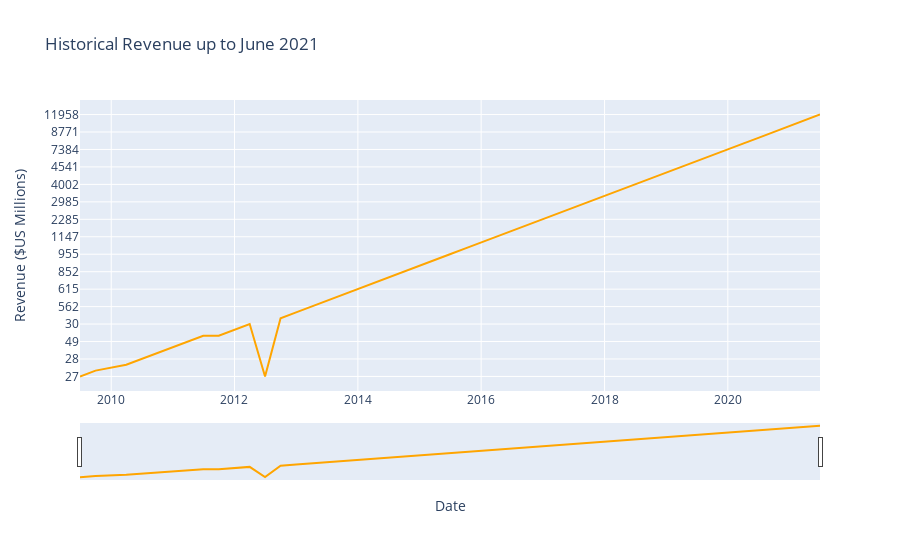

Notebook cell for this chart:
### Code cell
import plotly.graph_objects as go
import pandas as pd

# Assuming tesla_revenue is your DataFrame with 'Date' and 'Revenue' columns
# Ensure the Date column is in datetime format
tesla_revenue['Date'] = pd.to_datetime(tesla_revenue['Date'])

# Filter the data to include only dates up to '2021-06-30'
tesla_revenue_filtered = tesla_revenue[tesla_revenue['Date'] <= '2021-06-30']

# Sort the revenue data by date to ensure it is ascending
tesla_revenue_filtered = tesla_revenue_filtered.sort_values(by='Date')

# Define the make_graph function for revenue data only
def make_graph(revenue_data, title):
    # Create the figure for the Tesla revenue data
    fig = go.Figure()

    # Add Tesla revenue data as a line plot
    fig.add_trace(go.Scatter(x=revenue_data['Date'], y=revenue_data['Revenue'], 
                             mode='lines', name='Revenue (USD Millions)', line=dict(color='orange')))

    # Update layout to add a title and labels
    fig.update_layout(
        title=title,
        xaxis_title="Date",
        yaxis_title="Revenue ($US Millions)",
        xaxis_rangeslider_visible=True,  # Add range slider
        height=400  # Adjust height to match screenshot format
    )

    # Show the plot
    fig.show()

# Call the make_graph function with the filtered tesla_revenue data
make_graph(tesla_revenue_filtered, 'Historical Revenue up to June 2021')

### Figure 1 — Plotly figure (JSON) as saved in the notebook; plotly's stock layout.template omitted (floating-point values rounded to 4 significant figures)
{"data": [{"line": {"color": "orange"}, "mode": "lines", "name": "Revenue (USD Millions)", "type": "scatter", "x": ["2009-06-30T00:00:00", "2009-09-30T00:00:00", "2010-03-31T00:00:00", "2010-06-30T00:00:00", "2010-09-30T00:00:00", "2010-12-31T00:00:00", "2011-03-31T00:00:00", "2011-06-30T00:00:00", "2011-09-30T00:00:00", "2011-12-31T00:00:00", "2012-03-31T00:00:00", "2012-06-30T00:00:00", "2012-09-30T00:00:00", "2012-12-31T00:00:00", "2013-03-31T00:00:00", "2013-06-30T00:00:00", "2013-09-30T00:00:00", "2013-12-31T00:00:00", "2014-03-31T00:00:00", "2014-06-30T00:00:00", "2014-09-30T00:00:00", "2014-12-31T00:00:00", "2015-03-31T00:00:00", "2015-06-30T00:00:00", "2015-09-30T00:00:00", "2015-12-31T00:00:00", "2016-03-31T00:00:00", "2016-06-30T00:00:00", "2016-09-30T00:00:00", "2016-12-31T00:00:00", "2017-03-31T00:00:00", "2017-06-30T00:00:00", "2017-09-30T00:00:00", "2017-12-31T00:00:00", "2018-03-31T00:00:00", "2018-06-30T00:00:00", "2018-09-30T00:00:00", "2018-12-31T00:00:00", "2019-03-31T00:00:00", "2019-06-30T00:00:00", "2019-09-30T00:00:00", "2019-12-31T00:00:00", "2020-03-31T00:00:00", "2020-06-30T00:00:00", "2020-09-30T00:00:00", "2020-12-31T00:00:00", "2021-03-31T00:00:00", "2021-06-30T00:00:00"], "y": ["27", "46", "21", "28", "31", "36", "49", "58", "58", "39", "30", "27", "50", "306", "562", "405", "431", "615", "621", "769", "852", "957", "940", "955", "937", "1214", "1147", "1270", "2298", "2285", "2696", "2790", "2985", "3288", "3409", "4002", "6824", "7226", "4541", "6350", "6303", "7384", "5985", "6036", "8771", "10744", "10389", "11958"]}], "layout": {"autosize": true, "title": {"text": "Historical Revenue up to June 2021"}, "xaxis": {"autorange": false, "range": ["2009-06-30", "2021-06-30"], "rangeslider": {"autorange": true, "range": ["2009-06-30", "2021-06-30"], "visible": true, "yaxis": {"_template": null, "rangemode": "match"}}, "title": {"text": "Date"}, "type": "date"}, "yaxis": {"autorange": true, "range": [-2.5, 47.5], "title": {"text": "Revenue ($US Millions)"}, "type": "category"}}}
